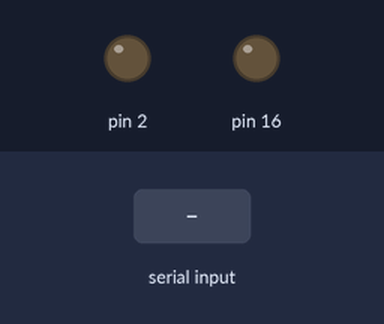
Simulated run of this sketch. Board: Arduino Uno, built with avr-gcc and run on an emulated ATmega328P. Shown: output pins drawn as LEDs (lit = HIGH). The test bench sets the inputs (shaded band).

Above: at 1.2 s.
1.3 s: "b" received over Serial
At 2.5 s:
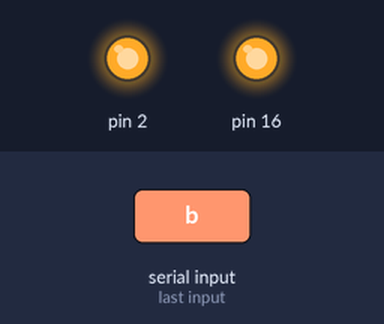
2.8 s: "a" received over Serial
At 3.6 s:
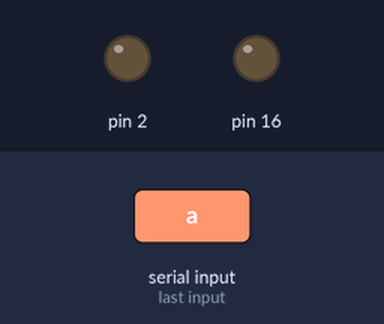
Timing chart, 0 to 5.8 s (numbered marks = the images above; inputs shaded):
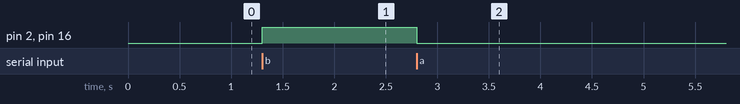

The sketch:

Serial_read.ino
```cpp
void setup() {
 pinMode(16,OUTPUT);
 pinMode(2,OUTPUT);
 Serial.begin(9600);
}

void loop()
{
  char c;
  if(Serial.available())
  {
  c=Serial.read();
  }

  if(c=='a')
  {
    digitalWrite(16,0);
    digitalWrite(2,0);
  }
  else if(c=='b')
  {
    digitalWrite(16,1);
    digitalWrite(2,1);
  }


}
```

Measured:
- after the input at 1.3 s, pin 2, pin 16: LOW → HIGH at once
- after the input at 2.8 s, pin 2, pin 16: HIGH → LOW at once
